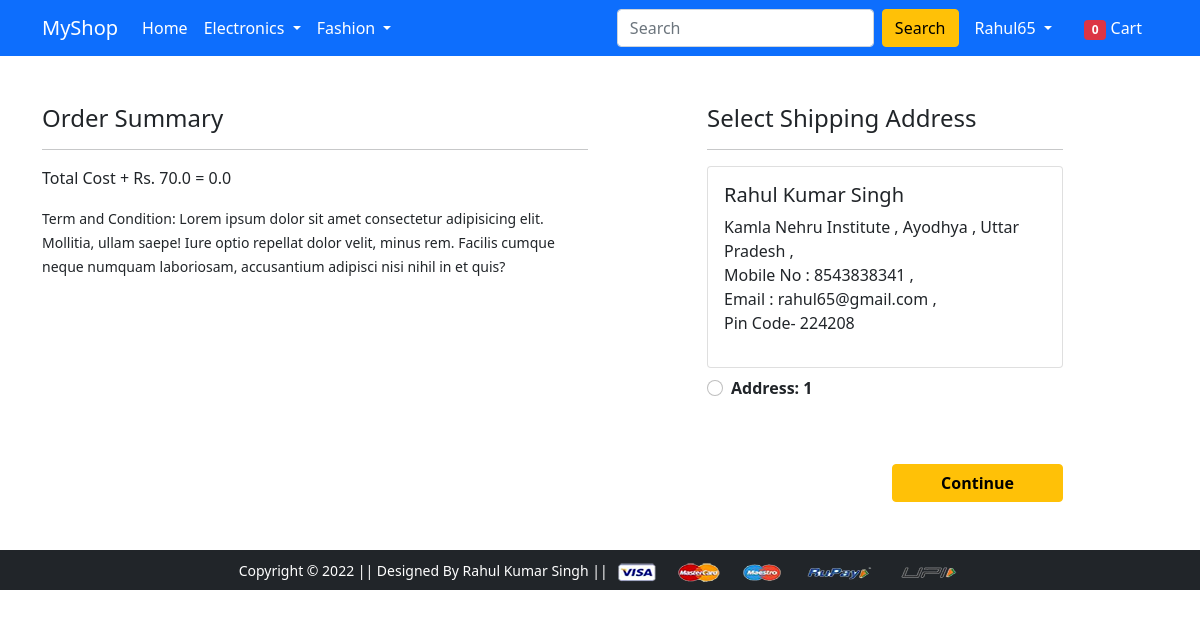
The page /checkout/ (signed in) on the database its author committed.
### app/models.py (models this page shows, shortened)
class Customer(models.Model):
    user = models.ForeignKey(User, on_delete=models.CASCADE)
    name = models.CharField(max_length=200)
    locality = models.CharField(max_length=200)
    city = models.CharField(max_length=50)
    zipcode = models.IntegerField()
    state = models.CharField(choices=STATE_CHOICES, max_length=50)
    phone = models.IntegerField(blank=True, default=None)
    email = models.EmailField(max_length=70, blank=True, unique=True)

### app/views.py (the view)
# urls.py: path('checkout/', views.checkout, name='checkout'),
@login_required
def checkout(request):
 user = request.user
 add = Customer.objects.filter(user=user)
 cart_items = Cart.objects.filter(user=user)
 amount = 0.0
 shipping_amount = 70.0
 totalamount = 0.0
 totalitem = 0
 if user.is_authenticated:
     totalitem = len(Cart.objects.filter(user=user))
 cart_product = [p for p in Cart.objects.all() if p.user == request.user]
 if len(add) == 0:
    return redirect("profile")
 elif cart_product:
     for p in cart_product:
         tempamount = (p.quantity * p.product.discounted_price)
         amount += tempamount
     totalamount = amount + shipping_amount
 return render(request, 'app/checkout.html',{'add' : add, 'totalamount' :totalamount
     , 'cart_items': cart_items, 'totalitem': totalitem})

### app/templates/app/checkout.html (shortened to what this page needs)
{% extends 'app/base.html' %}
{% load static %}
{% block main-content %}
<div class="container">
 <div class="row mt-5">
  <div class="col-sm-6">
    <h4>Order Summary</h4>
    <hr>
    <p>Total Cost + Rs. 70.0 = {{totalamount}}</p>
    <small>Term and Condition: Lorem ipsum dolor sit amet consectetur adipisicing elit. Mollitia, ullam saepe! Iure optio repellat dolor velit, minus rem. Facilis cumque neque numquam laboriosam, accusantium adipisci nisi nihil in et quis?</small>
  </div>
  <div class="col-sm-4 offset-sm-1">
    <h4>Select Shipping Address</h4>
    <hr>
    <form action="/paymentdone" id="myform">
      {% for ad in add %}
      <div class="card">
        <div class="card-body">
        <h5>{{ad.name}} </h5>
        <p>{{ad.locality}} ,
        {{ad.city}} , {{ad.state}} ,<br>
        Mobile No : {{ad.phone}} ,<br>
        Email : {{ad.email}} , <br>Pin Code-
        {{ad.zipcode}}</p>
        </div>
      </div>
        <div class="form-check mt-2 mb-5">
          <input class="form-check-input" type="radio" value="{{ad.id}}" name="custid" id="custadd{{forloop.counter}}">
          <label class="form-check-label fw-bold" for="custadd{{forloop.counter}}">
            Address: {{forloop.counter}} </label>
        </div>
      {% endfor %}
        <div class="text-end">
          <button type="submit" class="btn btn-warning mt-3 px-5 fw-bold">Continue</button>
        </div>
      </form>
    </div>
  </div>
</div>
{% endblock main-content %}

### app/templates/app/base.html (shortened to what this page needs)
<!doctype html>
{% load static %}
<html lang="en">
  <head>
    <link href="https://cdn.jsdelivr.net/npm/bootstrap@5.0.0-beta1/dist/css/bootstrap.min.css" rel="stylesheet">
    <link rel="stylesheet" href="//code.jquery.com/ui/1.13.2/themes/base/jquery-ui.css">
    <link rel="stylesheet" href="{% static 'app/css/owl.carousel.min.css' %}">
    <link rel="stylesheet" href="{% static 'app/css/all.min.css' %}">
    <link rel="stylesheet" href="{% static 'app/css/style.css' %}">
  </head>
  <body>
    <nav class="navbar navbar-expand-lg navbar-dark bg-primary">
     <div class="container">
       <a class="navbar-brand" href="/">MyShop</a>
       <div class="collapse navbar-collapse" id="navbarSupportedContent">
         <ul class="navbar-nav me-auto mb-2 mb-lg-0">
           <li class="nav-item">
             <a class="nav-link active" aria-current="page" href="/">Home</a>
           </li>
           <li class="nav-item dropdown">
             <a class="nav-link dropdown-toggle text-white" href="#" id="electronicsDropdown" role="button" data-bs-toggle="dropdown" aria-expanded="false">
               Electronics
             </a>
           </li>
           <li class="nav-item dropdown">
             <a class="nav-link dropdown-toggle text-white" href="" id="fashionDropdown" role="button" data-bs-toggle="dropdown" aria-expanded="false">
               Fashion
             </a>
           </li>
         </ul>
         <form action="/searchproduct" class="d-flex">
           <input class="form-control me-2" required type="search" name="searchproducts" id="searchproduct" placeholder="Search" aria-label="Search">
           <button class="btn btn-warning" id="mybtn" type="submit">Search</button>
         </form>
         <div>
          <ul class="navbar-nav me-auto mb-2 mb-lg-0">
              {% if request.user.is_authenticated %}
           <li class="nav-item dropdown mx-2">
              <a class="nav-link dropdown-toggle text-white" href="#" id="profileDropdown" role="button" data-bs-toggle="dropdown" aria-expanded="false">
                {{request.user|capfirst}}
              </a>
            </li>
            <li class="nav-item mx-2">
             <a href="{% url 'showcart' %}" class="nav-link text-white"><span id="cart-no" qid="{{totalitem}}" class="badge bg-danger" id="my-cart">
              {{totalitem}} </span> Cart </a>
            </li>
              {% endif %}
          </ul>
         </div>
       </div>
     </div>
    </nav>
    {% block main-content %} {% endblock main-content %}
    <footer class="container-fluid bg-dark text-center p-2 mt-5">
        <small class="text-white">Copyright &copy; 2022 || Designed By Rahul Kumar Singh || </small>
        <img src="{% static 'app/images/payment.png' %}" alt="" srcset="" class="img-fluid" height="2px">
    </footer>
  </body>
</html>

### rows shown on the page
Customer: name "Rahul Kumar Singh", locality "Kamla Nehru Institute", city "Ayodhya", state "Uttar Pradesh", phone "8543838341", email "rahul65@gmail.com", zipcode "224208"

### other values the page prints
{{ request.user|capfirst }} "Rahul65"
{{ totalitem }} "0"
{{ totalamount }} "0.0"
